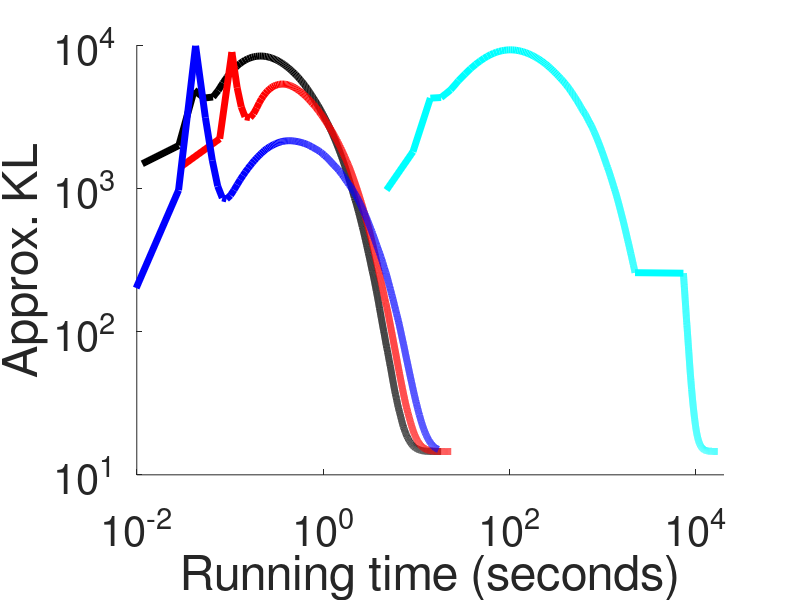

Recreate this plot in MATLAB.
clear all;
close all;


load('cep-sim2.mat');
load('cep2-sim2.mat');
load('ep-sim2.mat');
load('vb-sim2.mat');
load('lp-sim2.mat');
figure;
hold on;

% CEP
plot(cep.time, cep.kl, 'k', 'LineWidth',5);

% CEP2
plot(cep2.time, cep2.kl, 'r', 'LineWidth',5);

% EP
plot(ep.time, ep.kl, 'b', 'LineWidth',5);

% EP non-factorized

% plot(epnf.time, epnf.kl, 'y', 'LineWidth',3);

% VB
% plot(vb.time, vb.kl,'g', 'LineWidth',3);

% VB nf
% plot(vbnf.time, vbnf.kl,'c', 'LineWidth',3);

% LP

plot(lp.time, lp.kl, 'c', 'LineWidth',5);

set(gca, 'YScale', 'log');
set(gca, 'XScale', 'log');
set(gca, 'FontSize', 20);
ylim([10^1, 10^4]);
yticks([10^1, 10^2, 10^3, 10^4]);
xlim([10^-2,0.2*10^5]);
xticks([10^-2, 10^0, 10^2, 10^4]);
%legend('CEP-1', 'CEP-2', 'EP', 'LP'); 
set(gca, 'FontSize', 30);
xlabel('Running time (seconds)', 'FontSize', 35);
ylabel('Approx. KL', 'FontSize', 35);
%hold off;